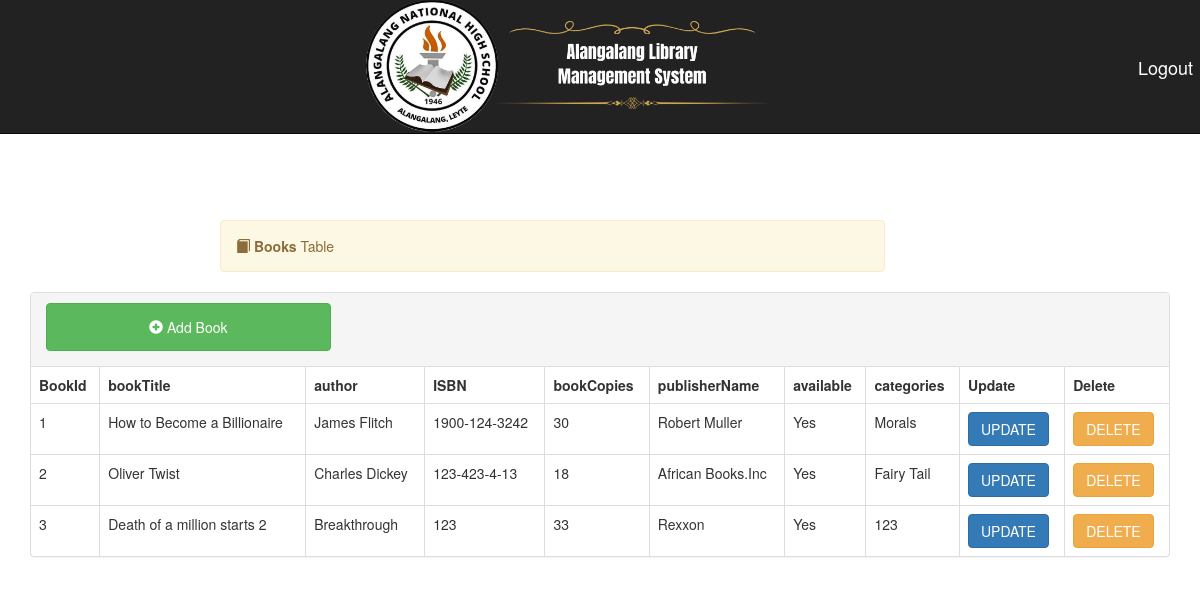
Page /bookstable.php on the earlier database version.
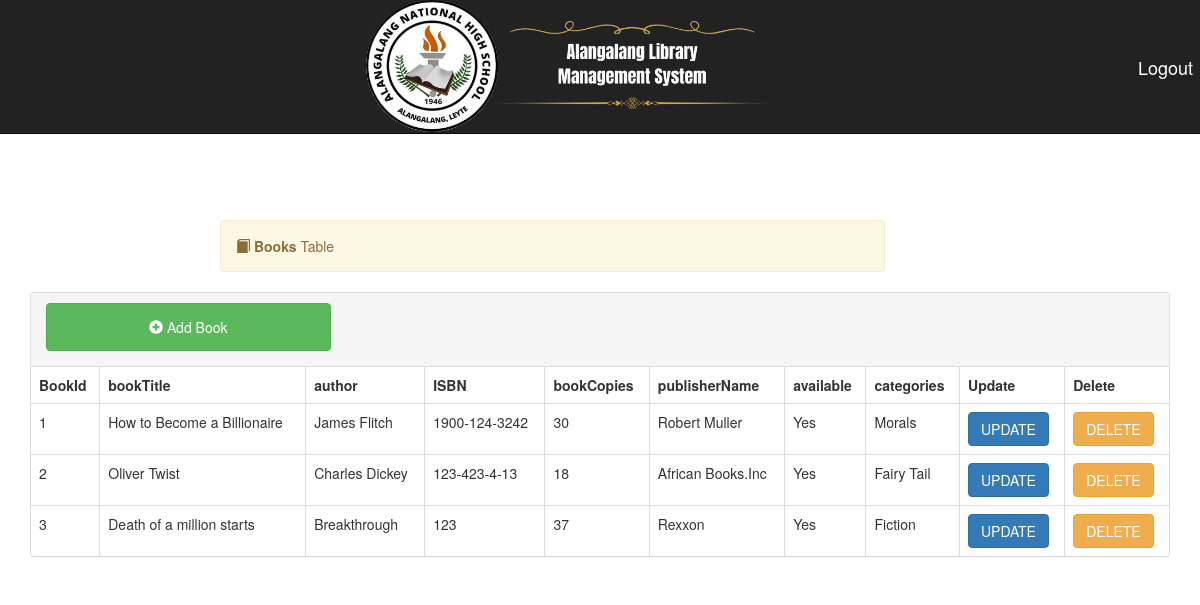
Same page on the later database version.
### tables this page shows
CREATE TABLE `books` (
  `bookId` int(11) NOT NULL,
  `bookTitle` varchar(150) NOT NULL,
  `author` varchar(60) NOT NULL,
  `ISBN` varchar(30) NOT NULL,
  `bookCopies` varchar(10) NOT NULL,
  `publisherName` varchar(60) NOT NULL,
  `available` varchar(10) NOT NULL,
  `categories` varchar(30) NOT NULL,
  `callNumber` varchar(30) NOT NULL
);

### bookstable.php (the view, shortened to what this page needs)
<?php
require 'includes/db-inc.php';
include "includes/header.php";
?>
<div class="container">
    <?php include "includes/nav.php"; ?>
    <div class="alert alert-warning col-lg-7 col-md-12 col-sm-12 col-xs-12 col-lg-offset-2 col-md-offset-0 col-sm-offset-1 col-xs-offset-0" style="margin-top:70px">
        <span class="glyphicon glyphicon-book"></span>
        <strong>Books</strong> Table
    </div>
</div>
<div class="container">
    <div class="panel panel-default">
        <div class="panel-heading">
            <div class="row">
                <a href="addbook.php">
                    <button class="btn btn-success col-lg-3 col-md-4 col-sm-11 col-xs-11 button" style="margin-left: 15px;margin-bottom: 5px">
                        <span class="glyphicon glyphicon-plus-sign"></span> Add Book
                    </button>
                </a>
                <div class="col-lg-6 col-md-6 col-sm-12 col-xs-12 pull-right">
                </div>
            </div>
        </div>
        <table class="table table-bordered">
            <thead>
                <tr>
                    <th>BookId</th>
                    <th>bookTitle</th>
                    <th>author</th>
                    <th>ISBN</th>
                    <th>bookCopies</th>
                    <th>publisherName</th>
                    <th>available</th>
                    <th>categories</th>
                    <th>Update</th>
                    <th>Delete</th>
                </tr>
            </thead>
            <tbody>
                <?php
                $sql = "SELECT * FROM books";
                $query = mysqli_query($conn, $sql);
                $counter = 1;
                while ($row = mysqli_fetch_array($query)) { ?>
                    <tr>
                        <td><?php echo $counter++; ?></td>
                        <td><?php echo $row['bookTitle']; ?></td>
                        <td><?php echo $row['author']; ?></td>
                        <td><?php echo $row['ISBN']; ?></td>
                        <td><?php echo $row['bookCopies']; ?></td>
                        <td><?php echo $row['publisherName']; ?></td>
                        <td><?php echo $row['bookCopies'] > 0 ? 'Yes' : 'No'; ?></td>
                        <td><?php echo $row['categories']; ?></td>
                        <td>
                            <form method='post' action='updatebook.php'>
                                <button name='update' type='submit' value='Update' class='btn btn-primary'>UPDATE</button>
                            </form>
                        </td>
                        <td>
                            <form method='post' action='bookstable.php'>
                                <button name='del' type='submit' value='Delete' class='btn btn-warning' onclick='return Delete()'>DELETE</button>
                            </form>
                        </td>
                    </tr>
                <?php } ?>
            </tbody>
        </table>
    </div>
</div>
</body>
</html>

### includes/header.php (shortened to what this page needs)
<!DOCTYPE html>
<html>
<head>
    <link rel="stylesheet" type="text/css" href="css/bootstrap.css">
    <link rel="stylesheet" type="text/css" href="font-awesome-4.7.0/css/font-awesome.css">
    <link rel="stylesheet" type="text/css" href="css/style.css">
    <link rel="stylesheet" type="text/css" href="flickity/flickity.css">
    <link rel="stylesheet" type="text/css" href="css/sweetalert.css">
</head>
<body>

### includes/nav.php (shortened to what this page needs)
<body class="unique-class">
    <div class="container">
        <nav class="navbar navbar-inverse navbar-fixed-top">
            <div class="container-fluid">
                <div class="navbar-flex-container">
                    <div class="navbar-header">
                        <div class="logo">
                            <img src="images/Logo.png">
                        </div>
                    </div>
                    <div class="navbar-section">
                        <ul class="nav navbar-nav navbar-right">
                            <li><a href="logout.php">Logout</a></li>
                        </ul>
                    </div>
                </div>
            </div>
        </nav>
    </div>
</body>

### css/style.css (style rules this page uses)
body { overflow-x: hidden; padding-top: 150px; }
.alert { margin-top: 40px; }
.button { height: 48px }
.logo img { width: 500px; height: auto; }
.navbar-nav { display: flex; justify-content: space-around; }
.navbar-flex-container { display: flex; justify-content: space-between; width: 100%; }
.navbar-section { display: flex; align-items: center; }
.navbar-header { display: flex; justify-content: center; flex-grow: 0; max-width: 200px; }
.navbar .nav > li > a { color: #ffffff; font-size: 18px; padding: 10px 10px; margin: 5px; }
.unique-class .navbar .nav > li > a { padding: 10px 5px; margin: 5px 2px; }

Differences in the rows shown:
changed books "Breakthrough": bookTitle "Death of a million starts 2" → "Death of a million starts"; bookCopies "33" → "37"; categories "123" → "Fiction"
